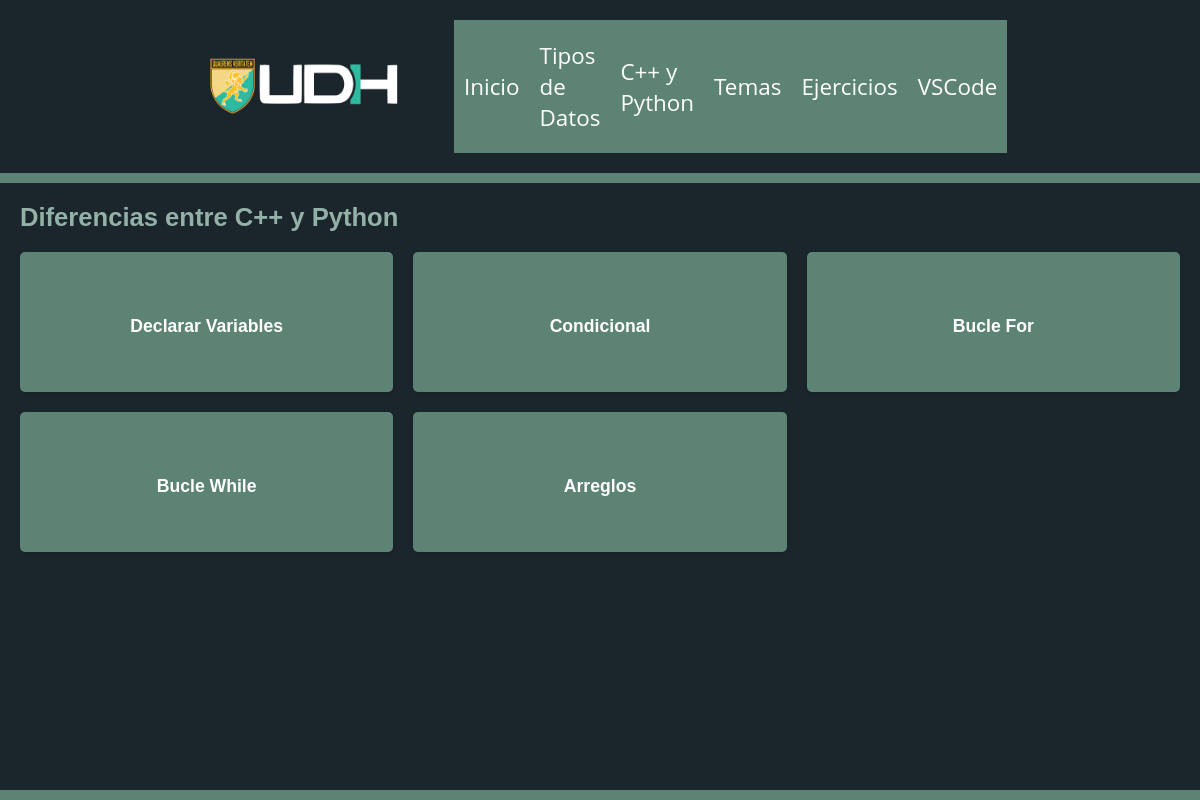
Page /diferencias/ on the committed database.
### exercises/models.py (models this page shows, shortened)
class Methods(models.Model):
    func = models.CharField(max_length=25)
    detail = models.TextField()
    py_snip = models.TextField()
    cpp_snip = models.TextField()

### exercises/views.py (the view)
# urls.py: path('diferencias/', DifferencesView.as_view(), name='diferencia'),
class DifferencesView(View):
    def get(self, request):
        method_list = Methods.objects.all()
        return render(request, "differences.html", {'methods': method_list})

### exercises/static/templates/differences.html
{% extends 'base.html' %}
{% block content %}
<div class="categText">
    <h2>Diferencias entre C++ y Python</h2>
</div>
<div class="category-grid">
    {% for method in methods %}
    <a href="{% url 'diferencias_detail' method.func %}">
        <div class="category-card">
            <h3>{{ method.func }}</h3>
        </div>
    </a>
    {% endfor %}
</div>
{% endblock %}

### exercises/static/css/style.css (style rules this page uses)
* { margin: 0; padding: 0; }
body { display: flex; flex-direction: column; min-height: 100vh; background-color: #1B262C; font-family: "Open Sans", "Helvetica Neue", Helvetica, Arial, sans-serif; }
h2, h3, p { color: #FFFFFF; margin-bottom: 20px; }
h2 { font-size: 160%; font-family: 'Ubuntu', sans-serif; color: #93B1A6; }
h3 { font-size: 140%; font-family: 'Ubuntu', sans-serif; color: #93B1A6; }
a { text-decoration: none; }
.category-card, .category-card-ex { display: flex; flex-direction: column; justify-content: center; background-color: #5C8374; height: 120px; padding: 10px; border-radius: 5px; box-shadow: 0 2px 4px rgba(0, 0, 0, 0.1); text-align: center; transition: transform 0.2s ease, box-shadow 0.2s ease; }
.category-card h3 { font-size: 110%; font-family: 'Dosis', sans-serif; color: #fff; margin: 10px 10px 2px 10px; }
.category-grid { display: grid; grid-template-rows: auto; grid-gap: 20px; }
@media (max-width: 1399px) { .category-grid { grid-template-columns: repeat(3, minmax(20vh, 1fr)); } }

### rows in the picture
Methods: func "Declarar Variables"
Methods: func "Condicional"
Methods: func "Bucle For"
Methods: func "Bucle While"
Methods: func "Arreglos"
